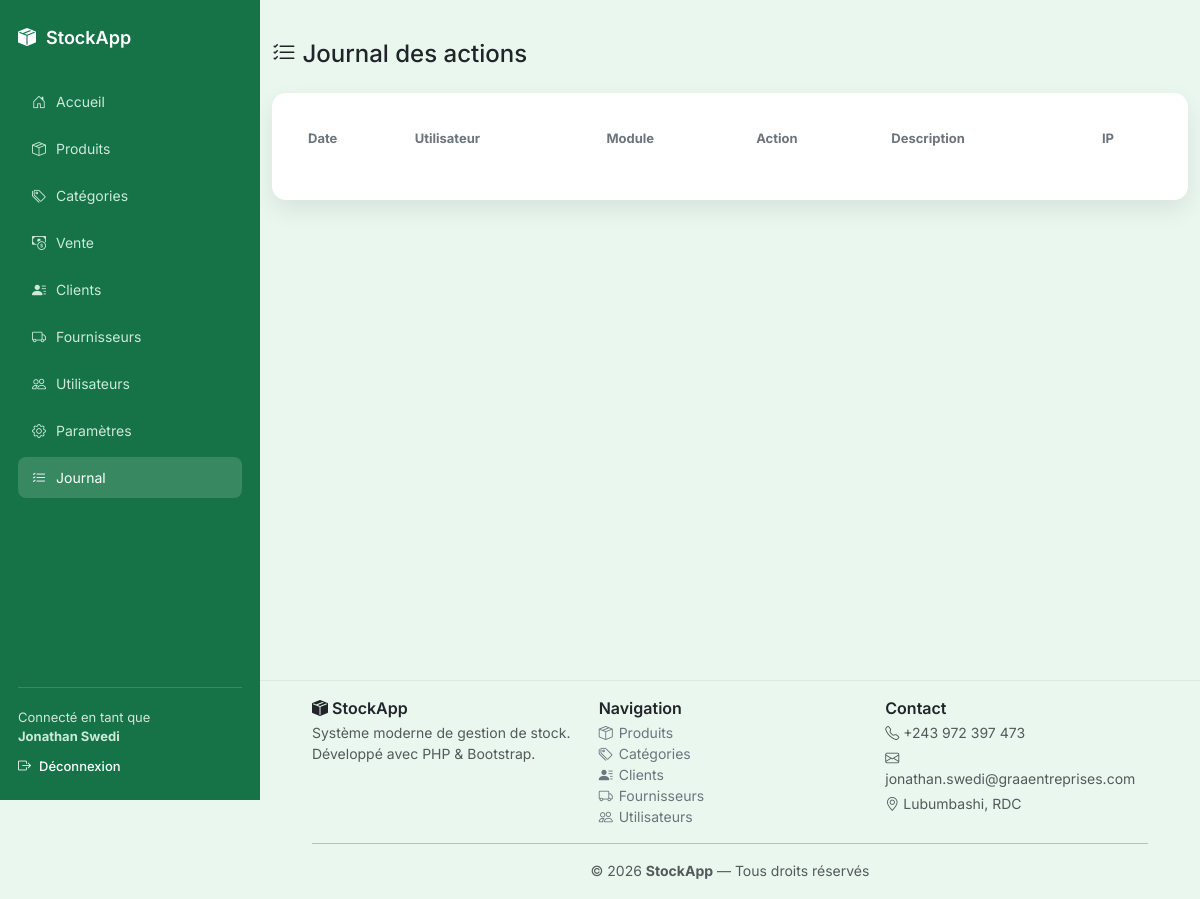
/index.php?action=logs (signed in), run on an earlier commit of the app's database.
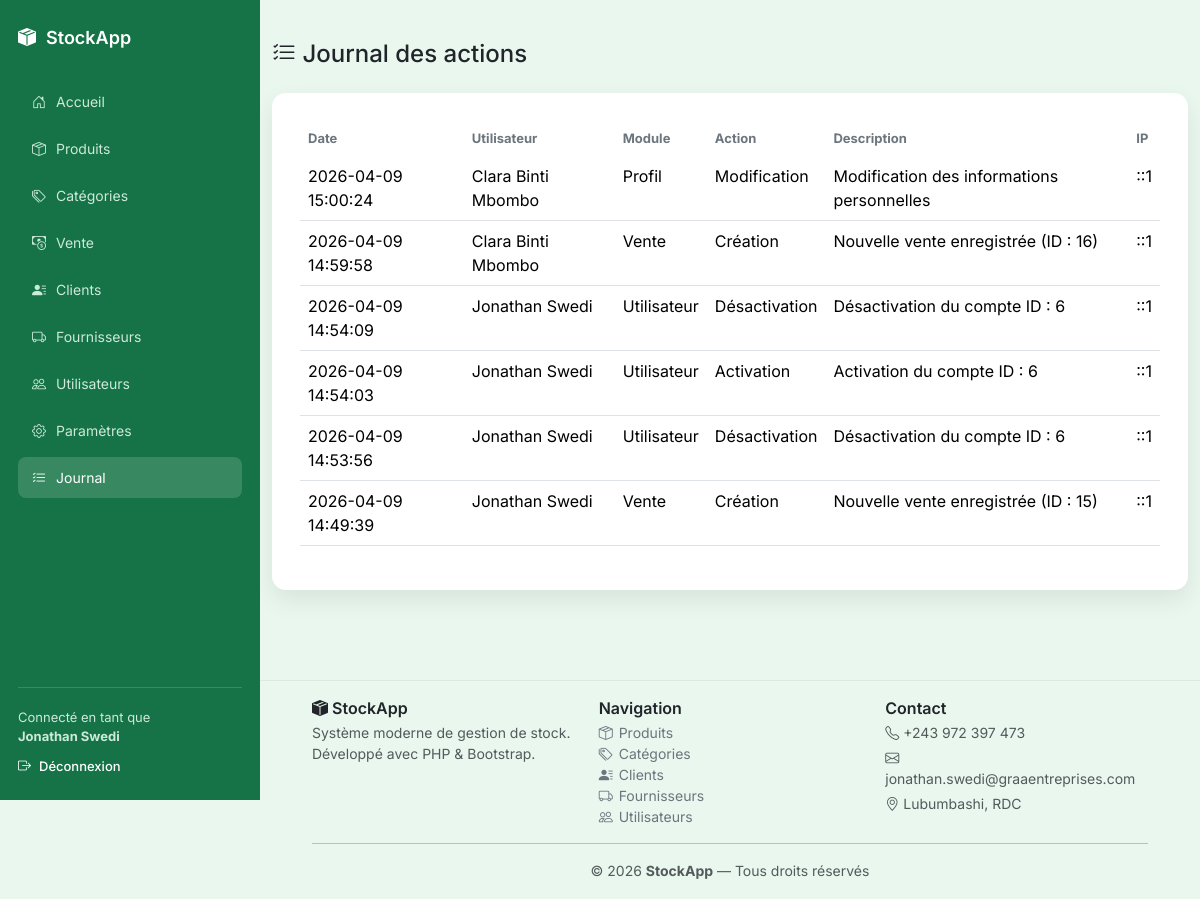
And on a later commit of the database.
### tables this page shows
CREATE TABLE `activity_logs` (
  `id` int(11) NOT NULL,
  `user_id` int(11) DEFAULT NULL,
  `action` varchar(100) NOT NULL,
  `module` varchar(50) NOT NULL,
  `description` text DEFAULT NULL,
  `ip_address` varchar(45) DEFAULT NULL,
  `created_at` datetime DEFAULT current_timestamp()
);

CREATE TABLE `users` (
  `id` int(11) NOT NULL,
  `name` varchar(150) NOT NULL,
  `email` varchar(150) NOT NULL,
  `password` varchar(255) NOT NULL,
  `role` enum('admin','staff') DEFAULT 'staff',
  `created_at` timestamp NOT NULL DEFAULT current_timestamp(),
  `role_id` int(11) NOT NULL DEFAULT 1,
  `is_active` tinyint(1) NOT NULL DEFAULT 1
);

### App/Controllers/ControllerLog.php (called while the page is built, shortened)
<?php
require_once './App/Models/ActivityLog.php';
class ControllerLog
{
    private $logModel;
    public function __construct()
    {
        $this->logModel = new ActivityLog();
    }
    public function index()
    {
        $logs = $this->logModel->getAll();
        require './App/Views/Logs/index.php';
    }
}

### App/config/database.php (called while the page is built)
<?php
return [
    'host' => 'localhost',
    'dbname' => 'stock_app',
    'username' => 'root',
    'password' => '',
    'charset' => 'utf8'
];
?>

### App/Models/database.php (called while the page is built)
<?php
class Database
{
    private $conn = null;
    public function __construct()
    {
        if ($this->conn === null) {
            $config = require __DIR__ . '/../config/database.php';
            $host     = $config['host'];
            $dbname   = $config['dbname'];
            $username = $config['username'];
            $password = $config['password'];
            try {
                $this->conn = new PDO(
                    "mysql:host=$host;dbname=$dbname;charset=utf8",
                    $username,
                    $password
                );
                $this->conn->setAttribute(PDO::ATTR_ERRMODE, PDO::ERRMODE_EXCEPTION);
            } catch (PDOException $e) {
                die("Erreur de connexion à la base de données : " . $e->getMessage());
            }
        }
    }
    public function getConnection()
    {
        return $this->conn;
    }
}
?>

### App/Models/ActivityLog.php (called while the page is built, shortened)
<?php
class ActivityLog
{
    private $pdo;
    public function __construct()
    {
        $database = new Database();
        $this->pdo = $database->getConnection();
    }
    public function getAll()
    {
        $sql = "
            SELECT l.*, u.name
            FROM activity_logs l
            LEFT JOIN users u ON u.id = l.user_id
            ORDER BY l.created_at DESC
        ";
        return $this->pdo->query($sql)->fetchAll(PDO::FETCH_ASSOC);
    }
}

### App/Views/Logs/index.php (the view)
<?php include 'App/Views/Layout/header.php'; ?>
<div class="content-wrapper">
  <div class="container">
    <h4 class="mb-4">
      <i class="bi bi-list-check"></i> Journal des actions
    </h4>
    <div class="saas-card">
      <table class="table table-hover">
        <thead>
          <tr>
            <th>Date</th>
            <th>Utilisateur</th>
            <th>Module</th>
            <th>Action</th>
            <th>Description</th>
            <th>IP</th>
          </tr>
        </thead>
        <tbody>
          <?php foreach ($logs as $log): ?>
            <tr>
              <td><?= $log['created_at'] ?></td>
              <td><?= htmlspecialchars($log['name'] ?? '—') ?></td>
              <td><?= $log['module'] ?></td>
              <td><?= $log['action'] ?></td>
              <td><?= htmlspecialchars($log['description']) ?></td>
              <td><?= $log['ip_address'] ?></td>
            </tr>
          <?php endforeach; ?>
        </tbody>
      </table>
    </div>
  </div>
</div>
<?php include 'App/Views/Layout/footer.php'; ?>

What changed in the data, as far as the page shows it:
added activity_logs: created_at "2026-04-09 15:00:24", user.name "Clara Binti Mbombo", module "Profil", action "Modification", description "Modification des informations personnelles", ip_address "::1"
added activity_logs: created_at "2026-04-09 14:59:58", user.name "Clara Binti Mbombo", module "Vente", action "Création", description "Nouvelle vente enregistrée (ID : 16)", ip_address "::1"
added activity_logs: created_at "2026-04-09 14:54:09", user.name "Jonathan Swedi", module "Utilisateur", action "Désactivation", description "Désactivation du compte ID : 6", ip_address "::1"
added activity_logs: created_at "2026-04-09 14:54:03", user.name "Jonathan Swedi", module "Utilisateur", action "Activation", description "Activation du compte ID : 6", ip_address "::1"
added activity_logs: created_at "2026-04-09 14:53:56", user.name "Jonathan Swedi", module "Utilisateur", action "Désactivation", description "Désactivation du compte ID : 6", ip_address "::1"
added activity_logs: created_at "2026-04-09 14:49:39", user.name "Jonathan Swedi", module "Vente", action "Création", description "Nouvelle vente enregistrée (ID : 15)", ip_address "::1"
